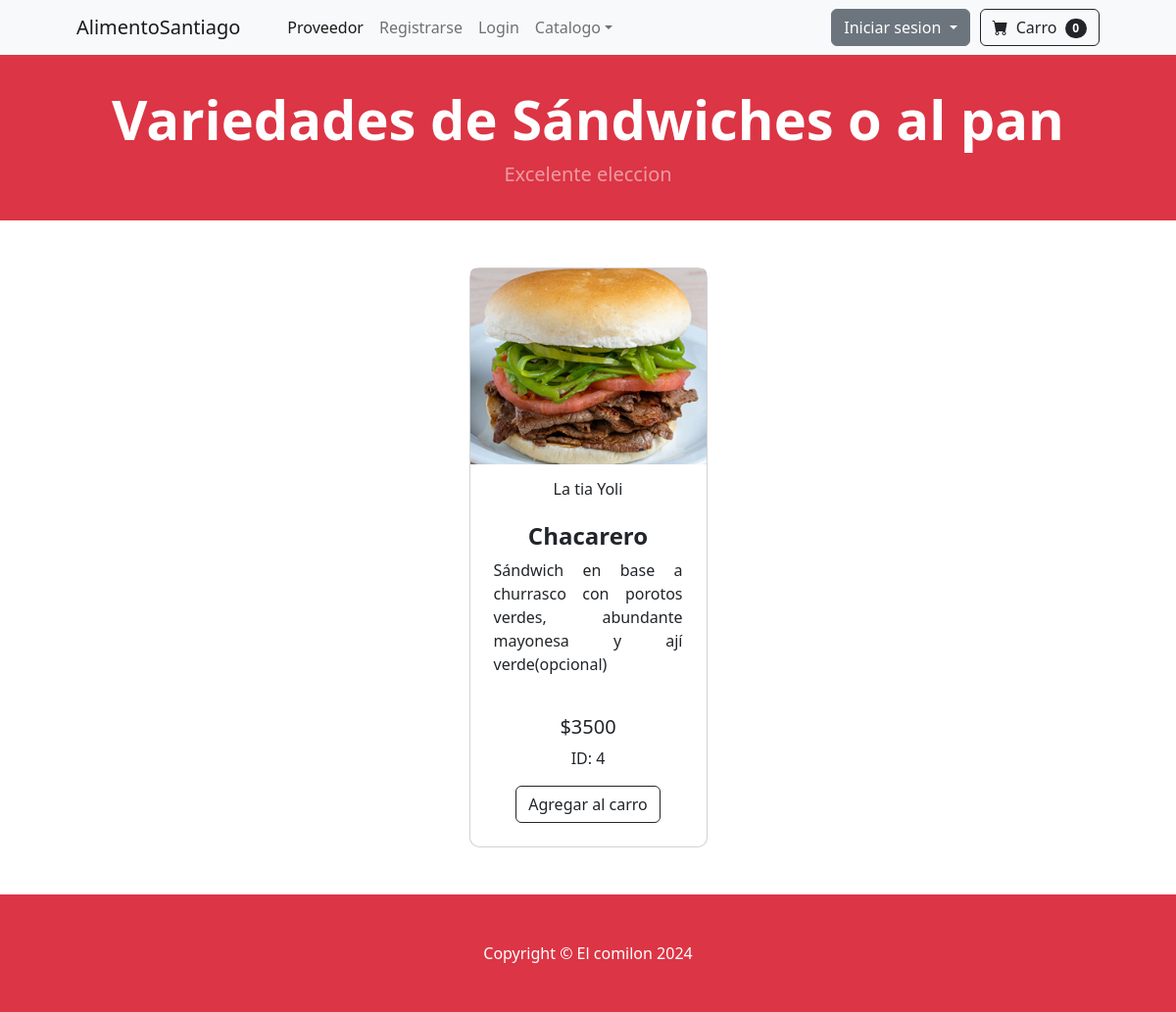
Screenshot of /catalogos/categoria/Sándwiches o al pan with the database file from the repository.
### ecommerce/models.py (models this page shows, shortened)
class Categoria(models.Model):
    id_categoria = models.AutoField(db_column='idCategoria' ,primary_key=True)
    nom_categoria = models.CharField(max_length=100, blank=False, null=False)
    des_categoria = models.CharField(max_length=100, blank=True, null=True)
    foto_categoria = models.ImageField(upload_to='img/categoria', blank=True, null=True)
    cat_activo = models.BooleanField(default=True)

class Plato(models.Model):
    id_plato = models.AutoField(primary_key=True, blank=False, null=False)
    id_categoria = models.ForeignKey('Categoria', on_delete=models.CASCADE, db_column='idCategoria')
    nom_plato = models.CharField(max_length=100, blank=False, null=False)
    descripcion_plato = models.CharField(max_length=200, blank=True, null=True)
    precio_plato = models.DecimalField(max_digits=10, decimal_places=2, blank=False, null=False)
    oferta_plato = models.DecimalField(max_digits=10, decimal_places=2, blank=True, null=True)
    foto_plato = models.ImageField(upload_to='img/plato', blank=True, null=True)
    id_proveedor = models.ForeignKey(Proveedor, on_delete=models.CASCADE, db_column='idProveedor')
    fecha_publicacion = models.DateField(default=datetime.date.today)
    descuento_activo = models.BooleanField(default=False)
    plato_activo = models.BooleanField(default=True)

### proveedor/models.py (models this page shows, shortened)
class Proveedor(models.Model):
        id_proveedor = models.AutoField(db_column='idProveedor',primary_key=True)
        nombre_proveedor = models.CharField(max_length=100, blank=False, null=False)
        user = models.OneToOneField(User, on_delete=models.CASCADE)
        domicilio_proveedor = models.CharField(default='s/n', max_length=100, blank=False, null=False)
        fono_proveedor = models.IntegerField( blank=False, null=False)

### ecommerce/views.py (the view)
# urls.py: path('catalogos/categoria/<str:cat>', views.platosCategoriaSeleccionada , name='platosCategoriaSeleccionada'),
def platosCategoriaSeleccionada(request,cat):
    if not usuarioValido(request, 'cliente'):
        return redirect('homeCliente')
    categoria = Categoria.objects.get(nom_categoria=cat)
    categoria = categoria.id_categoria
    plato = Plato.objects.filter(id_categoria=categoria)
    nomCategoria = cat
    context = {"platos":plato, "nomCategoria":nomCategoria, "itemsCarro": visualizarCantidadCarro(request)}
    return render(request, 'ecommerce/platos.html', context)

### ecommerce/procesadorContexto.py (called while the page is built)
def carro(request):
    return {'carro': Carro(request)}

### ecommerce/views.py (called while the page is built, shortened)
def usuarioValido(request, group_name):
    user = request.user
    print(f'USUARIOVALIDO: user el usuario actual es: {user}')
    if isinstance(user, AnonymousUser):
        return True  # permite a usuarios anónimos acceder a la página

def visualizarCantidadCarro(request):
    if request.user.is_authenticated:
        cliente = request.user.cliente
        pedido, created = Pedido.objects.get_or_create(id_cliente=cliente, completado=False)
        items = pedido.itempedido_set.all()
        itemsCarro = pedido.get_cantidad_items_pedido
    else:
        items = []
        pedido = {'get_total_item_oferta_descontada':0, 'get_total_item':0, 'get_cantidad_items_pedido':0}
        itemsCarro = pedido['get_cantidad_items_pedido']
    return itemsCarro

### ecommerce/templates/ecommerce/platos.html (shortened to what this page needs)
{% extends "cliente/base.html" %}
{% block content %}
    {% if banderaOferta %}
    <header class="bg-danger py-4">
        <div class="container px-2 px-lg-2 my-2">
            <div class="text-center text-white">
                <h1 class="display-4 fw-bolder">Ofertas</h1>
                <p class="lead fw-normal text-white-50 mb-0">Disfruta estas papitas</p>
            </div>
        </div>
    </header>
    {% elif nomCategoria %}
        <header class="bg-danger py-4">
            <div class="container px-2 px-lg-2 my-2">
                <div class="text-center text-white">
                    <h1 class="display-4 fw-bolder">Variedades de {{nomCategoria}}</h1>
                    <p class="lead fw-normal text-white-50 mb-0">Excelente eleccion</p>
                </div>
            </div>
        </header>
    {% endif %}
        <div class="container px-4 px-lg-5 mt-5">
            <div class="row gx-4 gx-lg-6 row-cols-1 row-cols-md-3 row-cols-xl-4 justify-content-center">
            {% for plato in platos %}
            {% if plato.plato_activo == True %}
            <div class="col mb-5">
                <div class="card h-100 item d-flex flex-column">
                    <div class="item-image">
                        <figure>
                            <img class="card-img-top" src="/media/{{plato.foto_plato}}" alt="..." />
                        </figure>
                        <h6 style="margin: 0;text-align: center;">{{ plato.id_proveedor.nombre_proveedor }}</h6>
                    </div>
                    <div class="card-body p-4 flex-grow-1">
                        <div class="text-center">
                            <h4 class="fw-bolder">{{ plato.nom_plato }}</h4>
                        </div>
                        <p id="info" style="text-align: justify;">{{ plato.descripcion_plato}}</p>
                    </div>
                    <div class="text-center">
                        {% if plato.descuento_activo %}
                            <span class="text-muted text-decoration-line-through precio-item">${{ plato.precio_plato|floatformat }}</span>
                            <h5 class="precio-item">${{ plato.oferta_plato|floatformat }}</h5>
                        {% else %}
                            <h5 class="precio-item">${{ plato.precio_plato|floatformat }}</h5>
                        {% endif %}
                        <p>ID: {{ plato.id_plato }}</p>
                    </div>
                    <div class="card-footer p-4 pt-0 border-top-0 bg-transparent mt-auto">
                        <div class="text-center">
                            <button data-plato={{plato.id_plato}} data-action="agregar" type="button" value="{{ plato.id_plato }}" class="btn btn-outline-dark mt-auto actualiza-carrito add">Agregar al carro</button>
                        </div>
                    </div>
                </div>
            </div>
            {% endif %}
            {% empty %}
            <tr>
                <td colspan="4">No hay publicaciones disponibles.</td>
            </tr>
            {% endfor %}
        </div>
    </div>
{% endblock %}

### static/css/cards.css (style rules this page uses)
.item { border-radius: 10px; }
.item img { width: 100%; height: 200px; object-fit: cover; border-radius: 5px 5px 0 0; transition: all .5s; }
.item figure { overflow: hidden; }

### rows the page displays
Categoria: nom_categoria "Sándwiches o al pan"
Plato: foto_plato (picture), id_proveedor.nombre_proveedor "La tia Yoli", nom_plato "Chacarero", descripcion_plato "Sándwich en base a churrasco con porotos verdes, abundante mayonesa y ají verde(opcional)", precio_plato "3500", id_plato "4"
